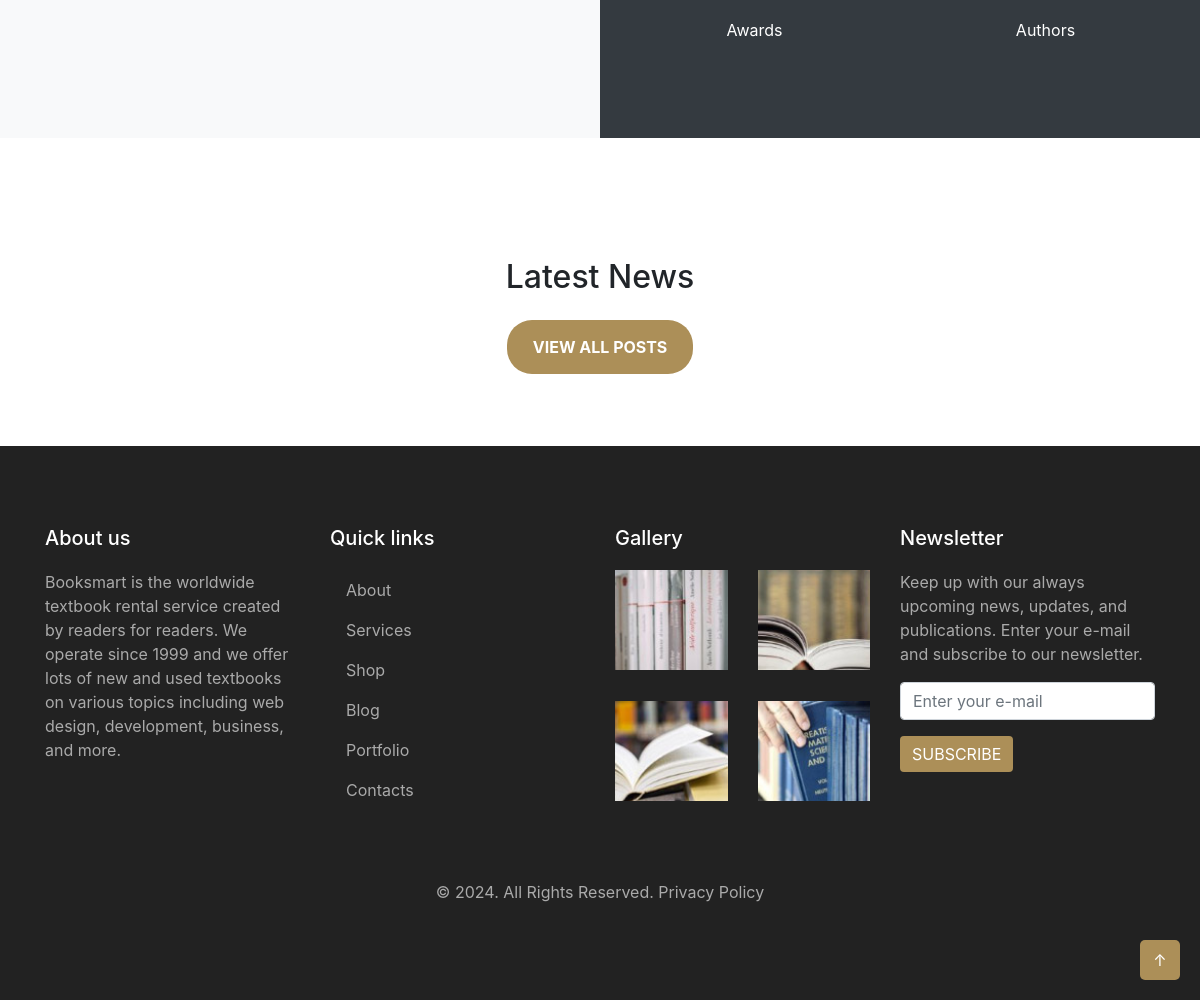
/ (lower part), run on an earlier commit of the app's database.
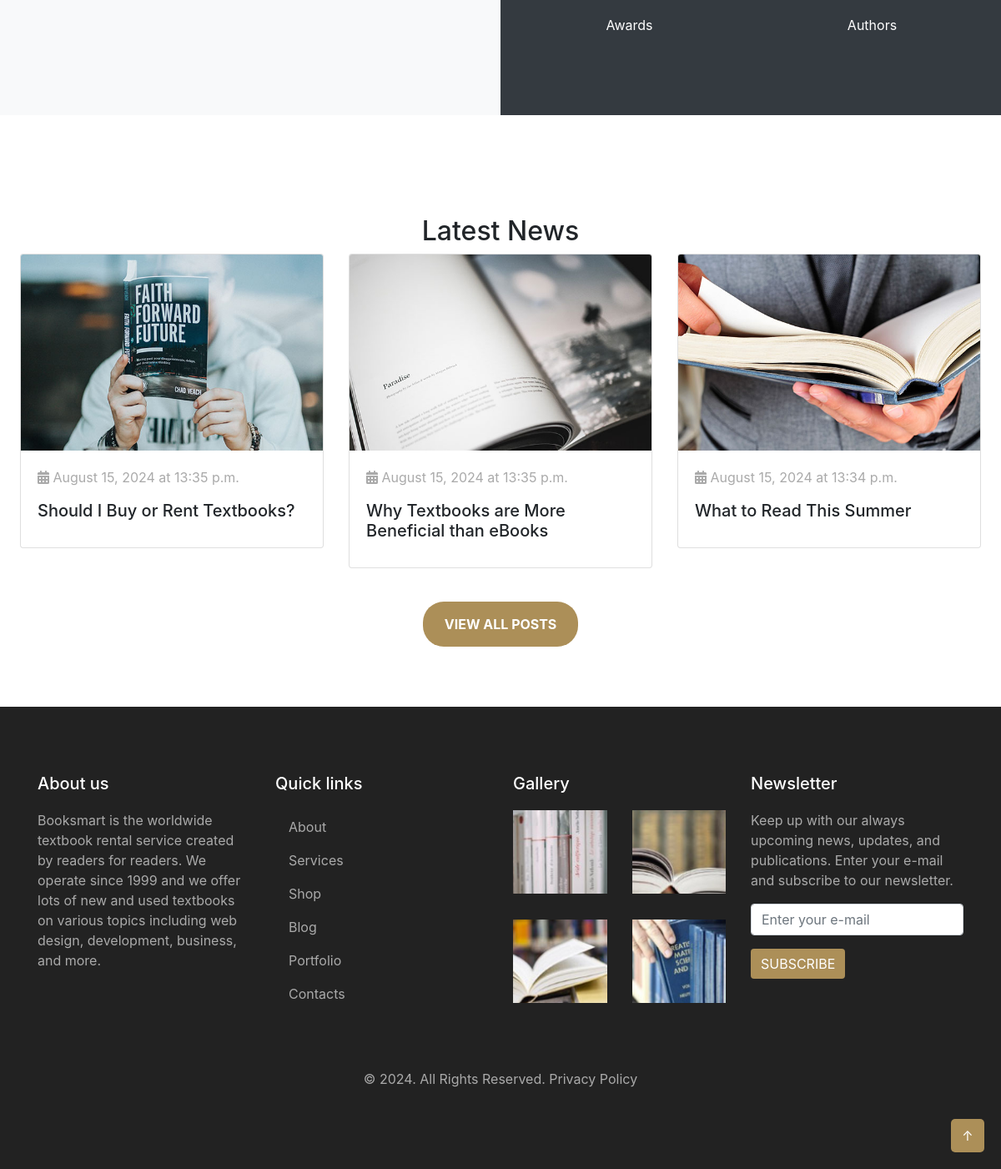
And on a later commit of the database.
### books/models.py (models this page shows, shortened)
class News(models.Model):
    title = models.CharField(max_length=200)
    date = models.DateTimeField()
    image = models.ImageField(upload_to='news_images/')
    class Meta:
        verbose_name_plural = "News"

### books/views.py (the view)
# urls.py: path('', views.home, name='home'),
def home(request):
    books = Book.objects.all().order_by('-id')[:4]
    news_items = News.objects.order_by('-date')[:3]
    return render(request, 'books/home.html', {'books': books, 'news_items':news_items})

### templates/books/home.html (shortened to what this page needs)
{% extends 'layout/base.html' %}
{% load static %}
{% block body %}
<section class="container-fluid mt-2">
    <div class="row">
        <div class="col-md-6 testimonial-section p-4">
            <div class="testimonial-container">
            </div>
        </div>
        <div class="col-md-6 stats-section p-4">
            <div class="row">
                <div class="col-6 stat-item">
                    <div>Awards</div>
                </div>
                <div class="col-6 stat-item">
                    <div>Authors</div>
                </div>
            </div>
        </div>
    </div>
</section>
<section class="latest-news my-5 p-4">
    <h2 class="section-title text-center">Latest News</h2>
    <div class="row">
        {% for item in news_items %}
        <div class="col-md-4 col-sm-6 mb-4">
            <div class="card news-card">
                <img src="{{ item.image.url }}" class="card-img-top" alt="{{ item.title }}">
                <div class="card-body">
                    <p class="news-date"><i class="fas fa-calendar-alt"></i> {{ item.date|date:"F d, Y \a\t H:i a" }}
                    </p>
                    <h5 class="card-title">{{ item.title }}</h5>
                </div>
            </div>
        </div>
        {% endfor %}
    </div>
    <div class="text-center mt-3">
        <a href="{% url 'latest_news' %}" class="button view-all-btn">View All Posts</a>
    </div>
</section>
{% endblock body %}

What changed in the data, as far as the page shows it:
added News: image (picture), date "August 15, 2024 at 13:35 p.m.", title "Should I Buy or Rent Textbooks?"
added News: image (picture), date "August 15, 2024 at 13:35 p.m.", title "Why Textbooks are More Beneficial than eBooks"
added News: image (picture), date "August 15, 2024 at 13:34 p.m.", title "What to Read This Summer"
